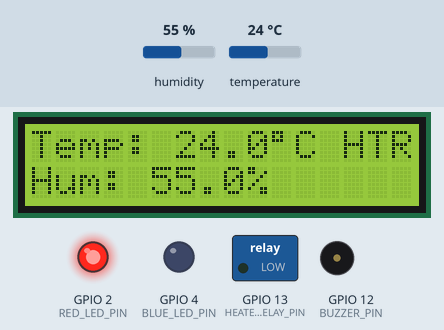
The program below on a simulated ESP32. Shown: 16×2 character LCD, switched loads named in the program (green lamp = pin HIGH), output pins drawn as LEDs (lit = HIGH), buzzer (waves = sounding, pin HIGH). The test bench sets the inputs (shaded band); at power-on: humidity 55 %, temperature 24 °C. WiFi joins after 1.5 s; servers stay silent unless stated; no MQTT or app messages arrive unless stated; what the program prints to the serial monitor is not drawn.

Above: at 4.8 s.
4.9 s: humidity set to 53 %
At 8.8 s:
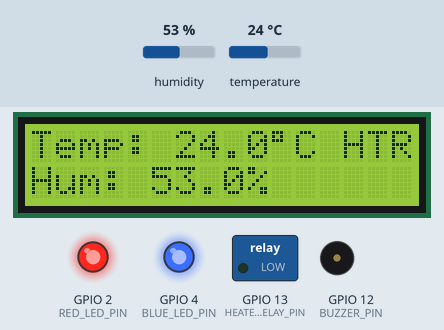
9.1 s: temperature set to 37.7 °C
At 12.2 s:
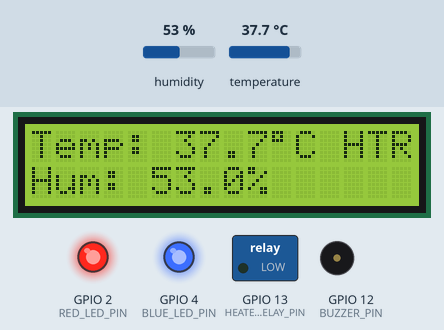
13.1 s: temperature set to 38.4 °C
At 16.3 s:
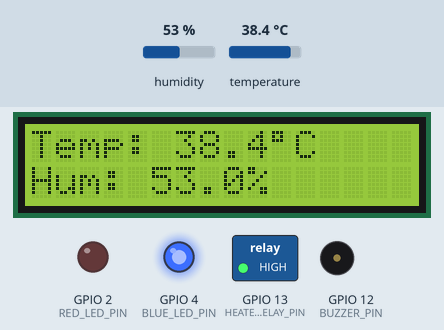
17.1 s: humidity set to 46 %
At 20.6 s:
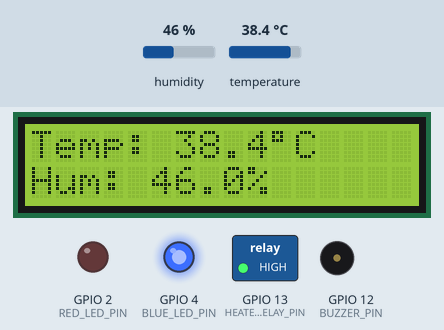
21.1 s: humidity set to 43 %
At 25.3 s:
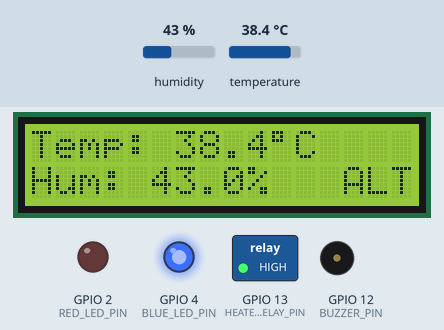
29.1 s: temperature set to 12 °C
At 32.7 s:
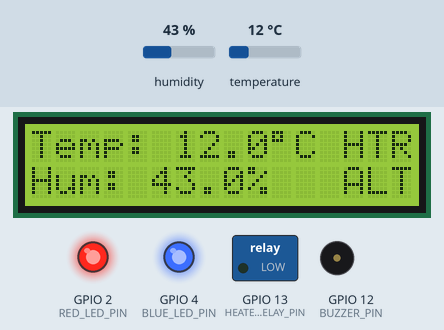
Timing chart, 0 to 36.6 s (numbered marks = the images above; inputs shaded):
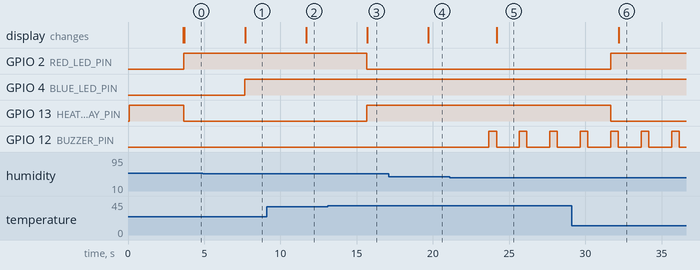

Measured:
- the behaviour switches between 55 and 54 % on humidity (found by bisection; images 0 and 1)
- the behaviour switches between 38 and 38.1 °C on temperature (found by bisection; images 2 and 3)
- the behaviour switches between 45 and 44 % on humidity (found by bisection; images 4 and 5)
- after the input at 4.9 s, GPIO 4 (BLUE_LED_PIN): LOW → HIGH after 2.8 s; the display: changes after 2.8 s (image 1)
- after the input at 9.1 s, the display: changes after 2.6 s (image 2)
- after the input at 13.1 s, GPIO 2 (RED_LED_PIN): HIGH → LOW after 2.6 s; GPIO 13 (HEATER_RELAY_PIN): LOW → HIGH after 2.6 s; the display: changes after 2.6 s (image 3)
- after the input at 17.1 s, the display: changes after 2.6 s (image 4)
- after the input at 21.1 s, GPIO 12 (BUZZER_PIN): alternates HIGH for 0.50 s and LOW for 1.5 s, starting after 2.6 s; the display: changes after 3.1 s (image 5)
- after the input at 29.1 s, GPIO 2 (RED_LED_PIN): LOW → HIGH after 2.6 s; GPIO 13 (HEATER_RELAY_PIN): HIGH → LOW after 2.6 s; the display: changes after 3.1 s (image 6)

The program:

main.cpp
```cpp
#include <Arduino.h>
#include <WiFi.h>
#include <PubSubClient.h>
#include <DHT.h>
#include <Wire.h>
#include <LiquidCrystal_I2C.h>
#include <ArduinoJson.h>

// Fungsi-fungsi yang dideklarasikan agar dikenal lebih awal
void setupWiFi();
void reconnectMQTT();
void callback(char* topic, byte* payload, unsigned int length);
void readSensorData();
void controlIncubator();
void updateDisplay();
void publishDataToMQTT();
void triggerAlert();


// Define constants for pins
#define DHT_PIN 15      // DHT22 sensor pin
#define DHT_TYPE DHT22  // Using DHT22 sensor
#define HEATER_RELAY_PIN 13 // Relay control pin for heater
#define RED_LED_PIN 2   // LED indicator for heating (red)
#define BLUE_LED_PIN 4  // LED indicator for humidity (blue)
#define BUZZER_PIN 12   // Buzzer pin for alerts

// Define temperature and humidity thresholds for hatching
#define TEMP_MIN 37.3  // Minimum temperature (Celsius)
#define TEMP_MAX 38.0  // Maximum temperature (Celsius)
#define HUM_MIN 55.0   // Minimum humidity (%)
#define HUM_MAX 65.0   // Maximum humidity (%)

// WiFi credentials
const char* ssid = "Wokwi-GUEST";
const char* password = "";

// MQTT Broker settings
const char* mqtt_server = "test.mosquitto.org";
const int mqtt_port = 1883;
const char* topic_temp = "smartincubator/temperature";
const char* topic_humidity = "smartincubator/humidity";
const char* topic_status = "smartincubator/status";
const char* topic_control = "smartincubator/control";
const char* client_id = "smart_egg_incubator_01";

// Create instances
DHT dht(DHT_PIN, DHT_TYPE);
WiFiClient espClient;
PubSubClient client(espClient);
LiquidCrystal_I2C lcd(0x27, 16, 2);  // Set the LCD address (usually 0x27) for a 16x2 display

// Global variables
float temperature = 0;
float humidity = 0;
bool heaterState = false;
unsigned long lastSensorReadTime = 0;
unsigned long lastMqttPublishTime = 0;
const long sensorReadInterval = 2000;    // Read sensor every 2 seconds
const long mqttPublishInterval = 10000;  // Publish data every 10 seconds
bool isAbnormal = false;
bool simulateHighTemp = false; // For testing purposes

void setup() {
  // Initialize serial communication
  Serial.begin(115200);

  // Initialize DHT sensor
  dht.begin();

  // Initialize LCD
  Wire.begin();
  lcd.init();
  lcd.backlight();
  lcd.clear();
  lcd.setCursor(0, 0);
  lcd.print("Smart Incubator");
  lcd.setCursor(0, 1);
  lcd.print("Initializing...");

  // Initialize pins
  pinMode(HEATER_RELAY_PIN, OUTPUT);
  pinMode(RED_LED_PIN, OUTPUT);
  pinMode(BLUE_LED_PIN, OUTPUT);
  pinMode(BUZZER_PIN, OUTPUT);

  // Turn off heater initially
  digitalWrite(HEATER_RELAY_PIN, HIGH); // Relay module is active LOW
  digitalWrite(RED_LED_PIN, LOW);
  digitalWrite(BLUE_LED_PIN, LOW);
  digitalWrite(BUZZER_PIN, LOW);

  // Connect to WiFi
  setupWiFi();

  // Set MQTT server
  client.setServer(mqtt_server, mqtt_port);
  client.setCallback(callback);

  Serial.println("Smart Egg Incubator initialized!");
  delay(2000);
  lcd.clear();
}

void loop() {
  // Check WiFi connection
  if (WiFi.status() != WL_CONNECTED) {
    setupWiFi();
  }

  // Check MQTT connection
  if (!client.connected()) {
    reconnectMQTT();
  }
  client.loop();

  // Read sensor data at regular intervals
  unsigned long currentMillis = millis();
  if (currentMillis - lastSensorReadTime >= sensorReadInterval) {
    lastSensorReadTime = currentMillis;
    readSensorData();
    controlIncubator();
    updateDisplay();
  }

  // Publish data to MQTT broker at regular intervals
  if (currentMillis - lastMqttPublishTime >= mqttPublishInterval) {
    lastMqttPublishTime = currentMillis;
    publishDataToMQTT();
  }

  // Check for simulated high temperature (for testing)
  if (simulateHighTemp) {
    temperature = 39.5;  // Simulate high temperature
    controlIncubator();
    updateDisplay();
  }
}

void setupWiFi() {
  delay(10);
  Serial.println();
  Serial.print("Connecting to ");
  Serial.println(ssid);

  WiFi.begin(ssid, password);

  int attempts = 0;
  while (WiFi.status() != WL_CONNECTED && attempts < 20) {
    delay(500);
    Serial.print(".");
    attempts++;
  }

  if (WiFi.status() == WL_CONNECTED) {
    Serial.println("");
    Serial.println("WiFi connected");
    Serial.println("IP address: ");
    Serial.println(WiFi.localIP());
  } else {
    Serial.println("");
    Serial.println("WiFi connection failed, operating in offline mode");
  }
}

void reconnectMQTT() {
  // Loop until we're reconnected
  int attempts = 0;
  while (!client.connected() && attempts < 5) {
    Serial.print("Attempting MQTT connection...");
    // Attempt to connect
    if (client.connect(client_id)) {
      Serial.println("connected");
      // Once connected, subscribe to control topic
      client.subscribe(topic_control);

      // Publish initial status
      String status = "Smart Egg Incubator online!";
      client.publish(topic_status, status.c_str());
    } else {
      Serial.print("failed, rc=");
      Serial.print(client.state());
      Serial.println(" try again in 5 seconds");
      delay(5000);
    }
    attempts++;
  }
}

void callback(char* topic, byte* payload, unsigned int length) {
  // Handle messages received via MQTT
  Serial.print("Message arrived [");
  Serial.print(topic);
  Serial.print("] ");

  String message;
  for (int i = 0; i < length; i++) {
    message += (char)payload[i];
  }
  Serial.println(message);

  if (String(topic) == topic_control) {
    DynamicJsonDocument doc(256);
    deserializeJson(doc, message);

    if (doc.containsKey("simulate_high_temp")) {
      simulateHighTemp = doc["simulate_high_temp"].as<bool>();
      Serial.print("Setting simulate high temp to: ");
      Serial.println(simulateHighTemp);
    }

    // Add more control parameters as needed
  }
}

void readSensorData() {
  // Read temperature and humidity data from sensor
  humidity = dht.readHumidity();
  temperature = dht.readTemperature();

  // Check if any reads failed
  if (isnan(humidity) || isnan(temperature)) {
    Serial.println(F("Failed to read from DHT sensor!"));
    temperature = 0;
    humidity = 0;
    return;
  }

  Serial.print(F("Temperature: "));
  Serial.print(temperature);
  Serial.print(F("°C, Humidity: "));
  Serial.print(humidity);
  Serial.println(F("%"));
}

void controlIncubator() {
  // Control the heater based on temperature reading
  if (temperature < TEMP_MIN) {
    // Turn on heater
    digitalWrite(HEATER_RELAY_PIN, LOW);  // Relay is active LOW
    digitalWrite(RED_LED_PIN, HIGH);      // Turn on red LED
    heaterState = true;
    isAbnormal = false;
  } else if (temperature > TEMP_MAX) {
    // Turn off heater
    digitalWrite(HEATER_RELAY_PIN, HIGH); // Relay is active LOW (off)
    digitalWrite(RED_LED_PIN, LOW);       // Turn off red LED
    heaterState = false;

    // Check if temperature is too high (abnormal condition)
    if (temperature > TEMP_MAX + 1.0) {
      isAbnormal = true;
      triggerAlert();
    } else {
      isAbnormal = false;
    }
  }

  // Control humidity indicator
  if (humidity < HUM_MIN || humidity > HUM_MAX) {
    // Humidity out of range
    digitalWrite(BLUE_LED_PIN, HIGH);

    // Check if humidity is seriously out of range
    if (humidity < HUM_MIN - 10 || humidity > HUM_MAX + 10) {
      isAbnormal = true;
      triggerAlert();
    }
  } else {
    digitalWrite(BLUE_LED_PIN, LOW);
  }
}

void triggerAlert() {
  // Sound the buzzer for alerts
  digitalWrite(BUZZER_PIN, HIGH);
  delay(500);
  digitalWrite(BUZZER_PIN, LOW);

  // Also send an alert via MQTT
  String alertMsg = "{\"alert\":true,\"temperature\":" + String(temperature) +
                   ",\"humidity\":" + String(humidity) + "}";
  client.publish(topic_status, alertMsg.c_str());
}

void updateDisplay() {
  // Update LCD display with current readings
  lcd.clear();
  lcd.setCursor(0, 0);
  lcd.print("Temp: ");
  lcd.print(temperature, 1);
  lcd.print((char)223); // Degree symbol
  lcd.print("C");

  lcd.setCursor(0, 1);
  lcd.print("Hum: ");
  lcd.print(humidity, 1);
  lcd.print("%");

  // Show heater status
  lcd.setCursor(13, 0);
  if (heaterState) {
    lcd.print("HTR");
  }

  // Show alert if conditions are abnormal
  if (isAbnormal) {
    lcd.setCursor(13, 1);
    lcd.print("ALT");
  }
}

void publishDataToMQTT() {
  if (!client.connected()) {
    return;
  }

  // Create JSON document for temperature
  DynamicJsonDocument tempDoc(128);
  tempDoc["value"] = temperature;
  tempDoc["unit"] = "C";
  tempDoc["heater"] = heaterState;
  tempDoc["time"] = millis() / 1000;

  // Create JSON document for humidity
  DynamicJsonDocument humDoc(128);
  humDoc["value"] = humidity;
  humDoc["unit"] = "%";
  humDoc["time"] = millis() / 1000;

  // Serialize JSON to strings
  String tempJson, humJson;
  serializeJson(tempDoc, tempJson);
  serializeJson(humDoc, humJson);

  // Publish data
  client.publish(topic_temp, tempJson.c_str());
  client.publish(topic_humidity, humJson.c_str());

  Serial.println("Data published to MQTT broker");
}
```
